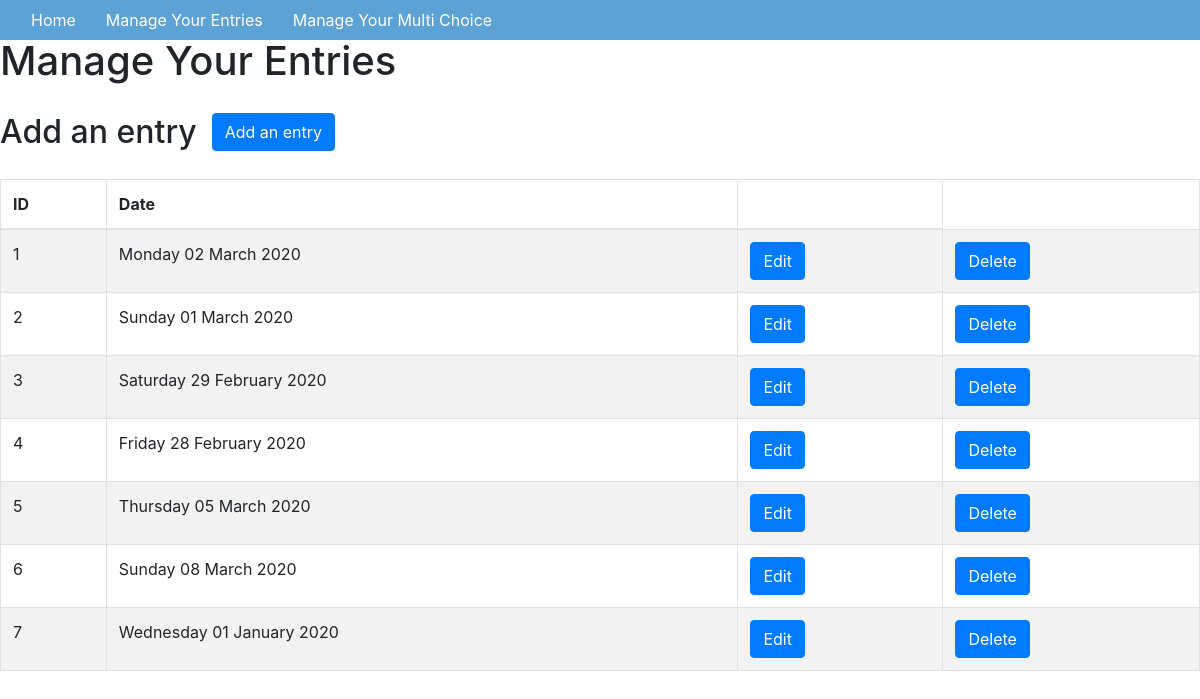
The page /manage on the database as committed earlier.
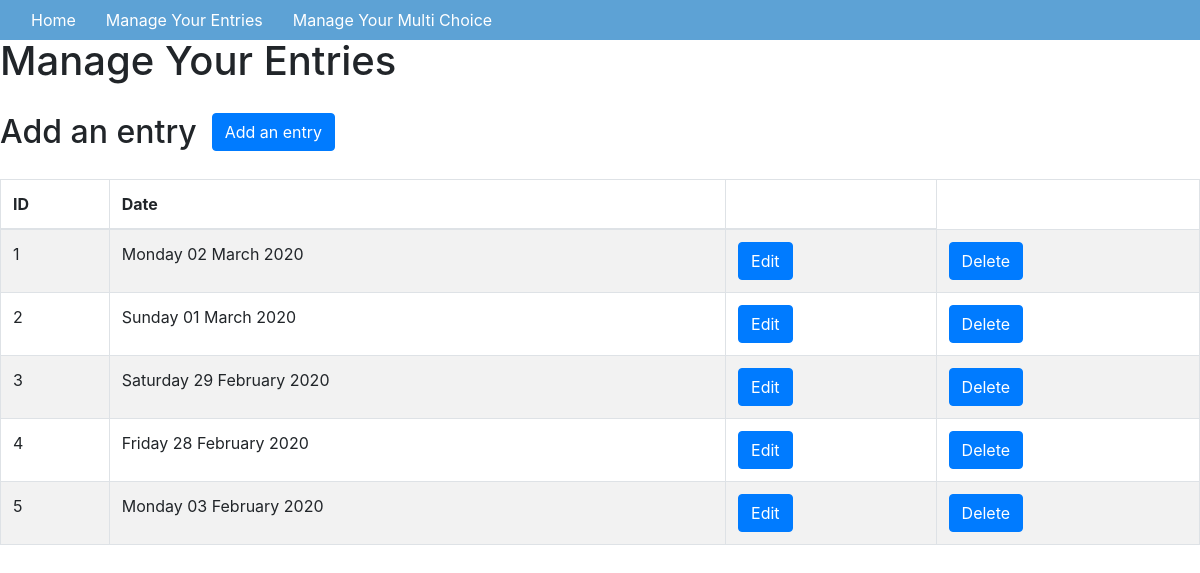
The same page on the database as committed later.
### app/models.py (models this page shows, shortened)
class JournalEntry(db.Model):
    id = db.Column(db.Integer, primary_key=True)
    date = db.Column(db.Date, default=datetime.datetime.now(), unique=True, index=True)
    steps = db.Column(db.Integer)
    description = db.Column(db.Text())
    yoga = db.Column(db.Boolean, default=False)
    running = db.Column(db.Boolean, default=False)
    strength_training = db.Column(db.Boolean, default=False)
    tai_chi = db.Column(db.Boolean, default=False)
    user_id = db.Column(db.Integer, db.ForeignKey('user.id'))
    def show_pretty_date(self):
        entry_date = self.date.strftime("%A %d %B %Y")
        return entry_date

### app/routes.py (the view)
@app.route('/manage')
def manage_entries():
    entries = JournalEntry.query.all()
    return render_template('manage.html', title="Manage Your Entries", entries=entries)

### app/templates/manage.html (shortened to what this page needs)
{% extends "base.html" %} {% block content %}
<div class='container-fluid'>
    <div class="row">
        <h1>{{title}}</h1>
    </div>
    <div class="row">
        <h2>Add an entry</h2>
        <div class="col-sm-3 add-form">
            <button type="button" class="btn btn-primary" data-toggle="modal" data-target="#myAddModal">Add an entry
            </button>
        </div>
    </div>
    <div class="row">
        <table class="table table-striped table-bordered">
            <thead>
                <th>ID</th>
                <th>Date</th>
                <th></th>
            </thead>
            <tbody>
                {% for entry in entries%}
                <tr>
                    <td>{{entry.id}}</td>
                    <td>{{entry.show_pretty_date()}}</td>
                    <td>
                        <button type="button" class="btn btn-primary" data-toggle="modal" data-target="#myEditModal{{entry.id}}">Edit
                                </button>
                    </td>
                    <td>
                        <button type="button" class="btn btn-primary" data-toggle="modal" data-target="#myDeleteModal{{entry.id}}">Delete
                                            </button>
                    </td>
                </tr>
                {% endfor %}
            </tbody>
        </table>
    </div>
</div>
{% endblock %}

### app/templates/base.html (shortened to what this page needs)
<!DOCTYPE html>
<html lang="en">
<head>
    <link rel="stylesheet" href="../static/css/styles.css">
    <link rel="stylesheet" href="https://stackpath.bootstrapcdn.com/bootstrap/4.4.1/css/bootstrap.min.css">
    <link href="https://gitcdn.github.io/bootstrap-toggle/2.2.2/css/bootstrap-toggle.min.css" rel="stylesheet">
</head>
<body>
    <div class="header">
        <nav class="navbar fixed-top navbar-expand-sm">
            <div class="collapse navbar-collapse" id="navbarMenu">
                <ul class="navbar-nav">
                    <li><a href="/">Home</a></li>
                    <li><a href="/manage">Manage Your Entries</a></li>
                    <li><a href="/multi">Manage Your Multi Choice</a></li>
                </ul>
            </div>
        </nav>
    </div>
    <hr> {% block content %}{% endblock %}
</body>
</html>

### app/static/css/styles.css (style rules this page uses)
.row { margin: 20px; }
nav { background-color: #5DA2D5; }
nav a { color: white; padding: 15px }
.navbar-nav { list-style-type: none; }

Rows that differ between the two databases and show on the page:
removed JournalEntry: id "6", show_pretty_date "Sunday 08 March 2020"
removed JournalEntry: id "7", show_pretty_date "Wednesday 01 January 2020"
changed JournalEntry id 5: show_pretty_date "Thursday 05 March 2020" → "Monday 03 February 2020"
